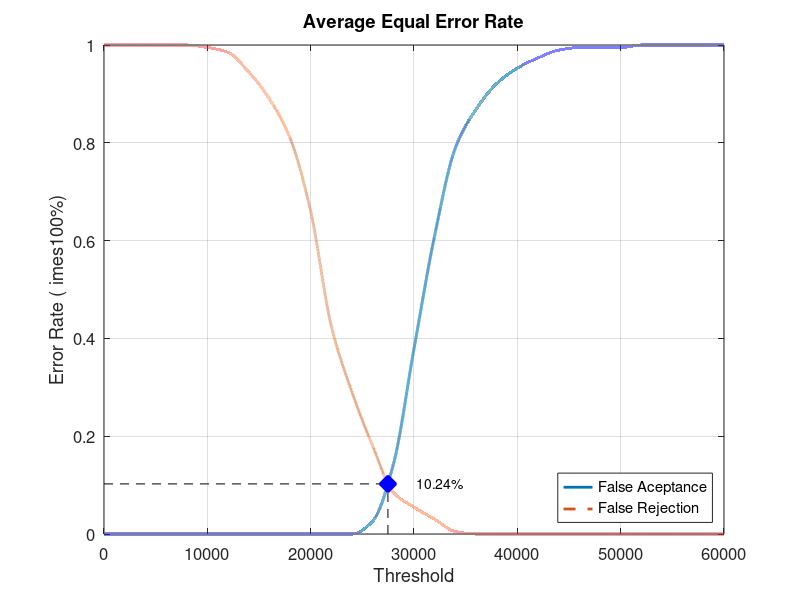
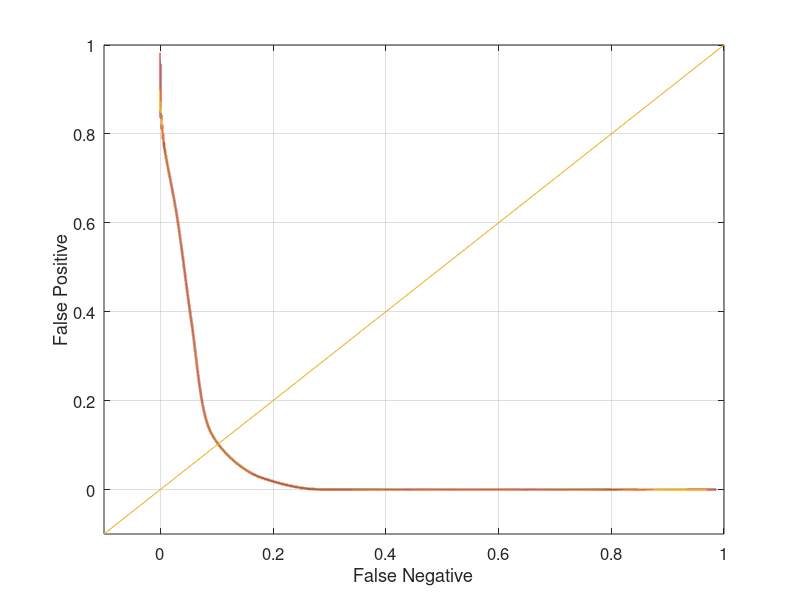

MATLAB code for these plots, in order:
close all;
clear;
clc;
x = 0:2000:60000;
xq = 0:0.5:60000;

y0 = [0 0 0 0 0 0 0 0 0 0 0 0 0 0.0263158 0.142105 0.378947 0.610526 0.789474 0.868421 0.921053 0.952632 0.973684 0.989474 0.994737 0.994737 0.994737 1 1 1 1 1]
yy0 = interp1(x, y0, xq, 'pchip');
y1 = [1 1 1 1 1 0.995 0.985 0.945 0.89 0.81 0.66 0.425 0.29 0.18 0.085 0.055 0.03 0.005 0 0 0 0 0 0 0 0 0 0 0 0 0]
yy1 = interp1(x, y1, xq, 'pchip');

% Calculating EER: 
y2 = abs(y0 - y1);
find(y2 == min(y2))
yy2 = abs(yy0 - yy1);
xEER = find(yy2 == min(yy2));
xEERIndex = xq(xEER) % X-axis EER
yEER = yy0(xEER) % Y-axis EER

main = figure
plot(xq, yy0,'-','LineWidth', 2);	hold on
plot(xq, yy1,'--','LineWidth', 2);	hold on
plot([xEERIndex xEERIndex], [0 yEER], 'k--');	hold on
plot([0 xEERIndex], [yEER yEER], 'k--');	hold on
plot(xEERIndex, yEER, 'bx', 'LineWidth', 10);	hold on
text(xEERIndex + 10 * xEERIndex / 100, yEER, [num2str(round((10000 * yEER)) / 100) '%'])
legend('False Aceptance', 'False Rejection', 'Location', 'SouthEast')
xlabel('Threshold')
ylabel('Error Rate (	imes100%)')
title('Average Equal Error Rate')
set(gca, 'FontSize', 12)
axis([0 60000 0 1])
grid on

print(main, 'Database2_4Main', '-dpng');
FNRxFPR = figure('Color', [1 1 1]);
plot(yy1, yy0, '-', yy1, yy0, 'LineWidth', 2);
hold on
y = -0.1:0.1:1
plot(y, y); 
set(gca, 'FontSize', 12)
xlabel('False Negative')
ylabel('False Positive')
axis([-0.1 1 -0.1 1])
set(gca, 'FontSize', 12)
grid on

print(FNRxFPR, 'Database2_4FNRxFPR','-dpng');
